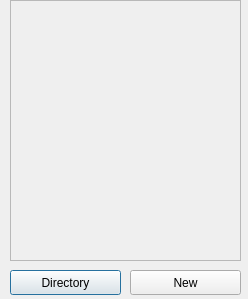
<?xml version="1.0" encoding="UTF-8"?>
<ui version="4.0">
 <class>LevelSelectorWindow</class>
 <widget class="QDialog" name="LevelSelectorWindow">
  <property name="geometry">
   <rect>
    <x>0</x>
    <y>0</y>
    <width>248</width>
    <height>299</height>
   </rect>
  </property>
  <property name="windowTitle">
   <string>Select Level</string>
  </property>
  <property name="Level" stdset="0">
   <string>LevelSelectorWindow</string>
  </property>
  <widget class="QPushButton" name="btn_change_dir">
   <property name="geometry">
    <rect>
     <x>10</x>
     <y>270</y>
     <width>111</width>
     <height>25</height>
    </rect>
   </property>
   <property name="text">
    <string>Directory</string>
   </property>
  </widget>
  <widget class="QPushButton" name="btn_new">
   <property name="geometry">
    <rect>
     <x>130</x>
     <y>270</y>
     <width>111</width>
     <height>25</height>
    </rect>
   </property>
   <property name="text">
    <string>New</string>
   </property>
  </widget>
  <widget class="QScrollArea" name="scrollArea">
   <property name="geometry">
    <rect>
     <x>10</x>
     <y>0</y>
     <width>231</width>
     <height>261</height>
    </rect>
   </property>
   <property name="widgetResizable">
    <bool>true</bool>
   </property>
   <widget class="QWidget" name="scrollAreaWidgetContents_3">
    <property name="geometry">
     <rect>
      <x>0</x>
      <y>0</y>
      <width>229</width>
      <height>259</height>
     </rect>
    </property>
    <widget class="QWidget" name="verticalLayoutWidget">
     <property name="geometry">
      <rect>
       <x>-1</x>
       <y>-1</y>
       <width>201</width>
       <height>261</height>
      </rect>
     </property>
     <layout class="QVBoxLayout" name="grid">
      <property name="sizeConstraint">
       <enum>QLayout::SetDefaultConstraint</enum>
      </property>
      <property name="topMargin">
       <number>2</number>
      </property>
      <property name="bottomMargin">
       <number>2</number>
      </property>
     </layout>
    </widget>
   </widget>
  </widget>
 </widget>
 <resources/>
 <connections/>
</ui>
